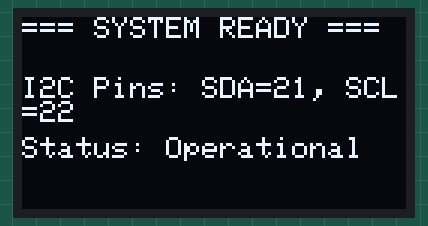
Bench run of a sketch on a simulated ESP32. On the bench: 128×64 one-colour display. What the sketch prints to the serial monitor is not drawn.

Above: at 0.7 s.

The sketch:

medilink_no_dfplayer.ino
```cpp
#include <Wire.h>
#include <Adafruit_GFX.h>
#include <Adafruit_SSD1306.h>

// ── Pins ────────────────────────────────────────────
#define OLED_SDA   21
#define OLED_SCL   22

// ── OLED object configuration (128x64 display) ──────
Adafruit_SSD1306 display(128, 64, &Wire, -1);

void setup() {
  Serial.begin(115200);
  delay(500);

  // Initialize I2C communication
  Wire.begin(OLED_SDA, OLED_SCL);
  delay(100);

  // Initialize the OLED screen (try standard 0x3C first)
  if(!display.begin(SSD1306_SWITCHCAPVCC, 0x3C)) {
    Serial.println(F("[ERROR] SSD1306 allocation failed. Checking 0x3D..."));
    if(!display.begin(SSD1306_SWITCHCAPVCC, 0x3D)) {
      Serial.println(F("[ERROR] OLED screen not detected. Halting."));
      while(true); // Loop forever if screen is missing
    }
  }

  Serial.println(F("[OK] OLED Initialized successfully!"));

  // Clear the internal buffer
  display.clearDisplay();

  // Draw a standard testing sequence
  display.setTextSize(1);
  display.setTextColor(SSD1306_WHITE);

  display.setCursor(0, 0);
  display.println("=== SYSTEM READY ===");

  display.setCursor(0, 20);
  display.println("I2C Pins: SDA=21, SCL=22");

  display.setCursor(0, 40);
  display.println("Status: Operational");

  // Push the buffer data to the physical screen hardware
  display.display();
}

void loop() {
  // Static visual test. Loop intentionally left blank.
}
```
